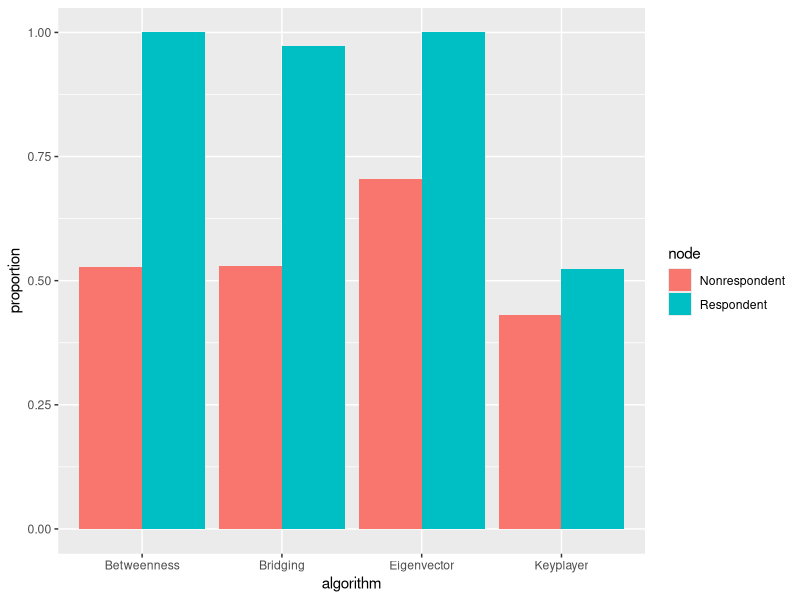

This chart was generated by the following R code:
## proportion of respondents selected on imputed networks also selected on raw network
library(ggplot2)

## order is btwn, EV, bridging, KP
resp_sel_bet_imp_raw <- c(75/75, 68/68, 175/180, 54/103)
nonresp_sel_bet_imp_raw <- c(117/222, 163/231, 62/117, 85/197)

robustness_data <- as.data.frame(matrix(NA, nrow=8, ncol=3))

robustness_data[,1] <- c(resp_sel_bet_imp_raw, nonresp_sel_bet_imp_raw)
robustness_data[,2] <- c("Betweenness", "Eigenvector", "Bridging", "Keyplayer")
robustness_data[,3] <- c(rep("Respondent", 4), rep("Nonrespondent", 4))

colnames(robustness_data) <- c("prop", "algorithm", "node")

png(file="robustness.png")
ggplot(robustness_data, aes(x=algorithm, y=prop, fill=node))+
  geom_bar(position="dodge", stat="identity")+
  ylab("Proportion of Agents")+ylab("proportion")
dev.off()
